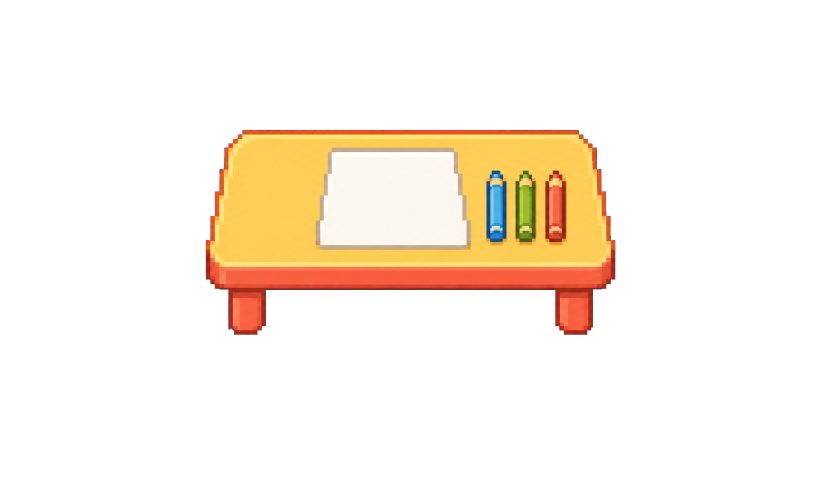
#> input picture assets/design/maps/classroom-corner/props/writing-table/v1/writing-table-magenta-clean.png, 1643 x 957 px (shown at 1/2 size)
$ python build_classroom_writing_table_v1.py
#> lines starting #> are read from the running program, lines starting #| are printed output that depends on the picture; after the words box and inside, x2 and y2 are one past the last pixel; in counts of white or black regions, pixels touching at a corner belong together
#!/usr/bin/env python3
"""Normalize the image-generated writing table and compose its map QA preview."""

from __future__ import annotations

import json
from pathlib import Path

import numpy as np
from PIL import Image


ROOT = Path(__file__).resolve().parents[2]
MAP_DIR = ROOT / "assets/design/maps/classroom-corner"
PROP_DIR = MAP_DIR / "props/writing-table/v1"
SOURCE = PROP_DIR / "writing-table-magenta-clean.png"
RUNTIME_PROP = PROP_DIR / "writing-table-96x56.png"
PREVIEW = PROP_DIR / "writing-table-preview-8x.png"
META = PROP_DIR / "writing-table-meta.json"
MAP_QA = MAP_DIR / "art/v1/classroom-corner-writing-table-qa-preview-512x288.png"
BASE_PREVIEW = MAP_DIR / "runtime/v1/classroom-corner-runtime-preview-512x288.png"

RUNTIME_SIZE = (96, 56)
CONTENT_MAX = (94, 48)
VISIBLE_BOTTOM_EXCLUSIVE = 55
PLACEMENT = (208, 56)


def alpha_bbox(image: Image.Image) -> tuple[int, int, int, int]:
    bbox = image.convert("RGBA").getchannel("A").getbbox()
    if bbox is None:
        raise RuntimeError("Writing table source is fully transparent")
    return bbox


def resize_premultiplied(image: Image.Image, size: tuple[int, int]) -> Image.Image:
    rgba = np.asarray(image.convert("RGBA"), dtype=np.float32)
    alpha = rgba[:, :, 3:4] / 255.0
    premultiplied = np.concatenate((rgba[:, :, :3] * alpha, rgba[:, :, 3:4]), axis=2)
    channels = [
        Image.fromarray(np.clip(premultiplied[:, :, index], 0, 255).astype(np.uint8))
        .resize(size, Image.Resampling.LANCZOS)
        for index in range(4)
    ]
    data = np.stack([np.asarray(channel, dtype=np.float32) for channel in channels], axis=2)
    out_alpha = data[:, :, 3:4]
    out_rgb = np.zeros_like(data[:, :, :3])
    np.divide(
        data[:, :, :3] * 255.0,
        out_alpha,
        out=out_rgb,
        where=out_alpha > 0,
    )
    result = np.concatenate((np.clip(out_rgb, 0, 255), out_alpha), axis=2).astype(np.uint8)
    return Image.fromarray(result, mode="RGBA")


def quantize_rgba(image: Image.Image, colors: int) -> Image.Image:
    rgba = image.convert("RGBA")
    alpha = rgba.getchannel("A")
    rgb = rgba.convert("RGB").quantize(
        colors=colors,
        method=Image.Quantize.MEDIANCUT,
        dither=Image.Dither.NONE,
    ).convert("RGB")
    result = Image.merge("RGBA", (*rgb.split(), alpha))
    data = np.asarray(result).copy()
    data[data[:, :, 3] < 24, 3] = 0
    data[data[:, :, 3] > 224, 3] = 255
    data[data[:, :, 3] == 0, :3] = 0
    return Image.fromarray(data, mode="RGBA")


def main() -> None:
    source = Image.open(SOURCE).convert("RGBA")
#> source is the input picture: PIL image 1643x957 RGBA; mean R, G, B, A 39.4, 29.9, 18.6, 42.4
    source_bbox = alpha_bbox(source)
#> in alpha_bbox, `bbox = image.convert("RGBA").getchannel("A").getbbox()`: bbox = (411, 259, 1231, 670)
#> source_bbox = (411, 259, 1231, 670)
    subject = source.crop(source_bbox)
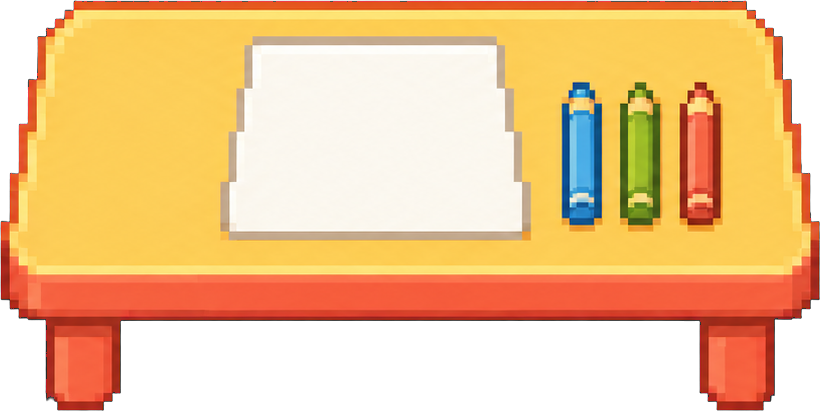
#> subject: PIL image 820x411 RGBA; mean R, G, B, A 183.7, 139.7, 86.6, 197.8; transparent parts drawn white
    scale = min(CONTENT_MAX[0] / subject.width, CONTENT_MAX[1] / subject.height)
#> scale = 0.115
    resized_size = (
        max(1, round(subject.width * scale)),
        max(1, round(subject.height * scale)),
    )
#> resized_size = (94, 47)
    subject = quantize_rgba(resize_premultiplied(subject, resized_size), 48)
#> in resize_premultiplied, `alpha = rgba[:, :, 3:4] / 255.0`:
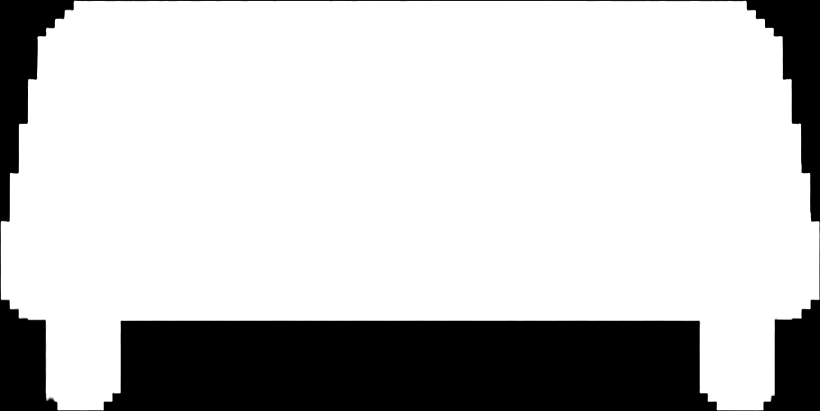
#> alpha: shape (411, 820, 1) float32; min 0, max 1, mean 0.776
#> in resize_premultiplied, `channels = [ Image.fromarray(np.clip(premultiplied[:, :, index], 0, 25..`: channels = 4 items
#> in quantize_rgba, `data[data[:, :, 3] < 24, 3] = 0`: data: shape (47, 94, 4); mean R, G, B, A 194.9, 143.3, 88.1, 197.7
#> in quantize_rgba, `data[data[:, :, 3] > 224, 3] = 255`: data: shape (47, 94, 4); mean R, G, B, A 194.9, 143.3, 88.1, 198.4
#> in quantize_rgba, `data[data[:, :, 3] == 0, :3] = 0`:
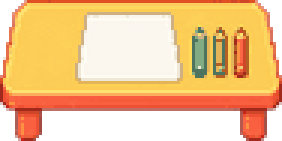
#> data: shape (47, 94, 4) (shown 3 times larger); mean R, G, B, A 187.8, 140.8, 86.3, 198.4; transparent parts drawn white

    runtime = Image.new("RGBA", RUNTIME_SIZE, (0, 0, 0, 0))
#> runtime: PIL image 96x56 RGBA; every value is 0
    position = (
        (RUNTIME_SIZE[0] - subject.width) // 2,
        VISIBLE_BOTTOM_EXCLUSIVE - subject.height,
    )
#> position = (1, 8)
    runtime.alpha_composite(subject, position)
    runtime.save(RUNTIME_PROP)

    preview = Image.new("RGBA", RUNTIME_SIZE, (226, 242, 245, 255))
    preview.alpha_composite(runtime)
    preview.resize(
        (RUNTIME_SIZE[0] * 8, RUNTIME_SIZE[1] * 8), Image.Resampling.NEAREST
    ).convert("RGB").save(PREVIEW)
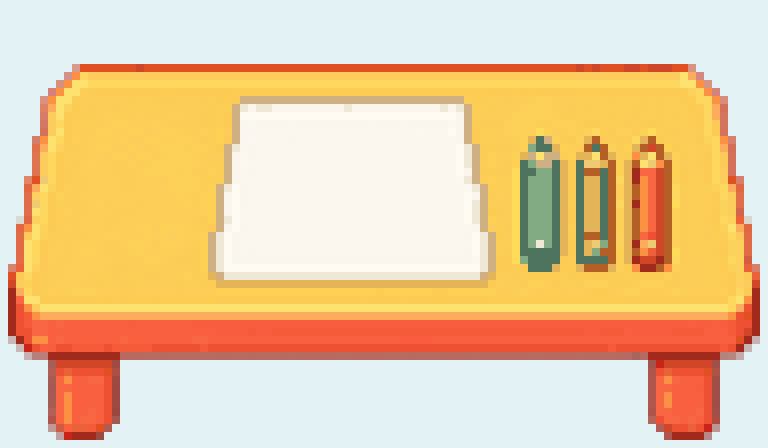
#> saved as writing-table-preview-8x.png: PIL image 768x448 RGB; mean R, G, B 234.2, 202.5, 159

    map_qa = Image.open(BASE_PREVIEW).convert("RGBA")
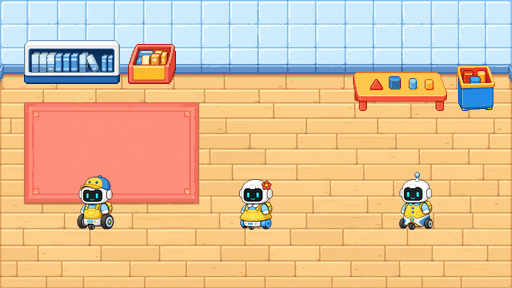
#> input picture assets/design/maps/classroom-corner/runtime/v1/classroom-corner-runtime-preview-512x288.png, 512 x 288 px
    map_qa.alpha_composite(runtime, PLACEMENT)
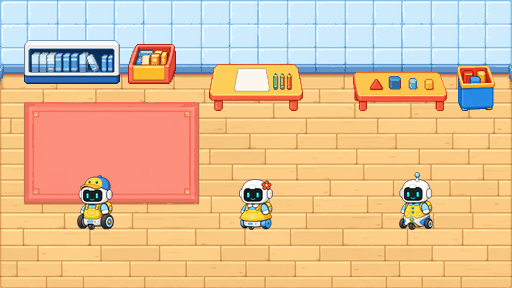
#> map_qa: PIL image 512x288 RGBA; mean R, G, B, A 226.5, 192, 153.2, 255
    map_qa.convert("RGB").save(MAP_QA)

    runtime_bbox = alpha_bbox(runtime)
#> runtime_bbox = (1, 8, 95, 55)
    data = np.asarray(runtime)
    visible = data[:, :, 3] > 0
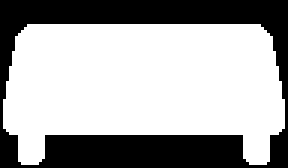
#> visible: shape (56, 96) bool (shown 3 times larger); 64.9% white; 1 black region, box (x1, y1, x2, y2) and area: (0, 0, 96, 56) 1886
    magenta = (
        visible
        & (data[:, :, 0] > 180)
        & (data[:, :, 2] > 180)
        & (data[:, :, 1] < 100)
    )
#> magenta: shape (56, 96) bool; every value is 0
    qc = {
        "source_alpha_box": list(source_bbox),
        "runtime_alpha_box": list(runtime_bbox),
        "visible_pixels": int(visible.sum()),
        "opaque_pixels": int((data[:, :, 3] == 255).sum()),
        "semi_transparent_pixels": int(
            ((data[:, :, 3] > 0) & (data[:, :, 3] < 255)).sum()
        ),
        "visible_magenta_pixels": int(magenta.sum()),
        "transparent_corners": all(
            int(data[y, x, 3]) == 0
            for x, y in ((0, 0), (95, 0), (0, 55), (95, 55))
        ),
    }
#> qc = {'source_alpha_box': [411, 259, 1231, 670], 'runtime_alpha_box': [1, 8, 95, 55], 'visible_pixels': 3490, 'opaque_pixels': 3320, 'semi_transparent_pixels': 170, 'visible_magenta_pixels': 0, 'transparent_corners': True}
    if runtime_bbox[0] <= 0 or runtime_bbox[2] >= RUNTIME_SIZE[0]:
        raise RuntimeError(f"Writing table touches a horizontal edge: {runtime_bbox}")
    if runtime_bbox[3] != VISIBLE_BOTTOM_EXCLUSIVE:
        raise RuntimeError(f"Writing table baseline mismatch: {runtime_bbox}")
    if qc["visible_magenta_pixels"] or not qc["transparent_corners"]:
        raise RuntimeError(f"Writing table transparency QC failed: {qc}")

    metadata = {
        "prop_id": "writing-table-v1",
        "status": "approved_visual",
        "classification": ["wide_or_long_object", "collision_bearing_object"],
        "asset_strategy": "one_by_one",
        "view": "mostly front-facing top-down RPG classroom prop",
        "perspective": {
            "camera_position": "centered_slightly_above_object",
            "look_direction": "front_to_back",
            "visible_face": "shallow_top_and_front_apron",
        },
        "raw": str((PROP_DIR / "writing-table-magenta-raw.png").relative_to(ROOT)),
        "prompt": str(
            (PROP_DIR / "writing-table-magenta-raw.prompt.txt").relative_to(ROOT)
        ),
        "chroma_clean": str(SOURCE.relative_to(ROOT)),
        "transparent_prop": str(RUNTIME_PROP.relative_to(ROOT)),
        "preview": str(PREVIEW.relative_to(ROOT)),
        "map_qa_preview": str(MAP_QA.relative_to(ROOT)),
        "runtime_size_px": list(RUNTIME_SIZE),
        "map_placement": {
            "top_left_px": list(PLACEMENT),
            "anchor": "center_bottom",
            "anchor_px": [256, 112],
            "sort_y": 112,
            "render_layer": "floor_props",
        },
        "collision": {"type": "rect", "x": 208, "y": 102, "w": 96, "h": 10},
        "writing_visual_offset_y_px": -40,
        "departure_tile_source": "pointToTile(current_visual_anchor)",
        "writing_targets": {
            "boy": {"tile": [7, 5], "anchor_px": [224, 128], "departure_tile": [7, 4]},
            "girl": {"tile": [8, 5], "anchor_px": [256, 128], "departure_tile": [8, 4]},
            "genderless": {"tile": [9, 5], "anchor_px": [288, 128], "departure_tile": [9, 4]},
        },
        "processing": {
            "visual_asset_source": "built_in_image_gen",
            "runtime_palette_colors": 48,
            "resize": "premultiplied-alpha contain, centered and bottom-aligned",
            "alpha_remove_below": 24,
            "alpha_snap_opaque_at": 224,
            "chroma_key": "#FF00FF",
        },
        "qc": {**qc, "technical_qc_passed": True},
    }
    META.write_text(
        json.dumps(metadata, indent=2, ensure_ascii=False) + "\n", encoding="utf-8"
    )
    print(
        json.dumps(
            {
                "prop": str(RUNTIME_PROP.relative_to(ROOT)),
                "metadata": str(META.relative_to(ROOT)),
                "map_qa": str(MAP_QA.relative_to(ROOT)),
                "runtime_bbox": list(runtime_bbox),
            },
            indent=2,
            ensure_ascii=False,
        )
    )
#| {
#|   "prop": "assets/design/maps/classroom-corner/props/writing-table/v1/writing-table-96x56.png",
#|   "metadata": "assets/design/maps/classroom-corner/props/writing-table/v1/writing-table-meta.json",
#|   "map_qa": "assets/design/maps/classroom-corner/art/v1/classroom-corner-writing-table-qa-preview-512x288.png",
#|   "runtime_bbox": [
#|     1,
#|     8,
#|     95,
#|     55
#|   ]
#| }


if __name__ == "__main__":
    main()
